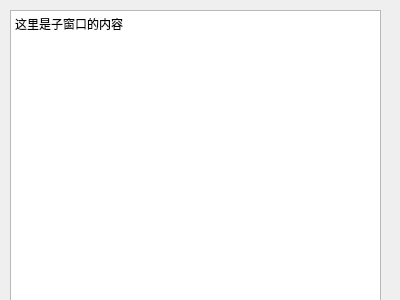
<?xml version="1.0" encoding="UTF-8"?>
<ui version="4.0">
 <class>ChildrenForm</class>
 <widget class="QWidget" name="ChildrenForm">
  <property name="geometry">
   <rect>
    <x>0</x>
    <y>0</y>
    <width>400</width>
    <height>300</height>
   </rect>
  </property>
  <property name="windowTitle">
   <string>Form</string>
  </property>
  <widget class="QTextEdit" name="textEdit">
   <property name="geometry">
    <rect>
     <x>10</x>
     <y>10</y>
     <width>371</width>
     <height>291</height>
    </rect>
   </property>
   <property name="html">
    <string>&lt;!DOCTYPE HTML PUBLIC &quot;-//W3C//DTD HTML 4.0//EN&quot; &quot;http://www.w3.org/TR/REC-html40/strict.dtd&quot;&gt;
&lt;html&gt;&lt;head&gt;&lt;meta name=&quot;qrichtext&quot; content=&quot;1&quot; /&gt;&lt;style type=&quot;text/css&quot;&gt;
p, li { white-space: pre-wrap; }
&lt;/style&gt;&lt;/head&gt;&lt;body style=&quot; font-family:'SimSun'; font-size:9pt; font-weight:400; font-style:normal;&quot;&gt;
&lt;p style=&quot; margin-top:0px; margin-bottom:0px; margin-left:0px; margin-right:0px; -qt-block-indent:0; text-indent:0px;&quot;&gt;这里是子窗口的内容&lt;/p&gt;&lt;/body&gt;&lt;/html&gt;</string>
   </property>
  </widget>
 </widget>
 <resources/>
 <connections/>
</ui>
